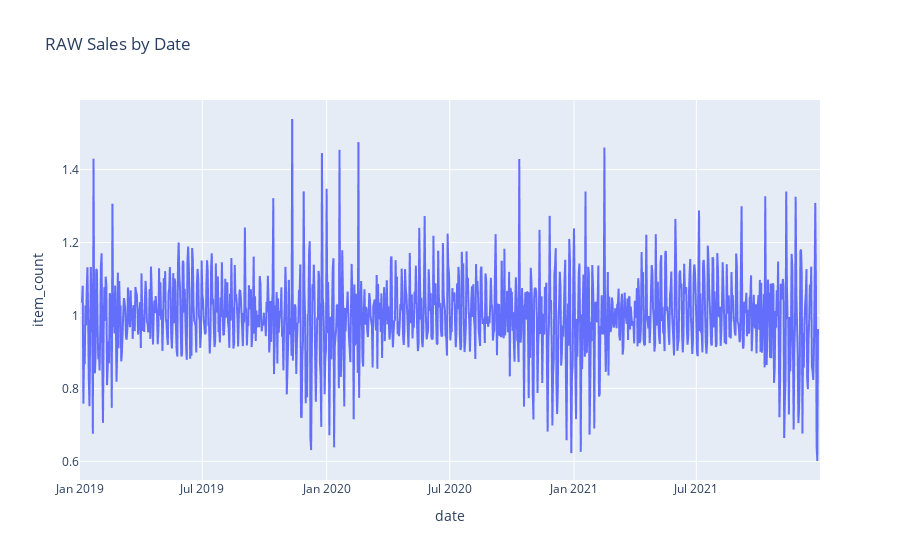

Write notebook code for a chart like this one.
### Markdown cell above
## Resulting Dataset
Lets see the dataset "flattened".

### Code cell
df_plot2 = df_plot.copy()

df_plot2.item_count = df_plot2.item_count / adjustment.seasonal / adjustment.trend

fig = px.line(df_plot2.reset_index(), x="date", y="item_count", title='RAW Sales by Date')
fig.show()

### Figure 1 — Plotly figure (JSON) as saved in the notebook; plotly's stock layout.template omitted (floating-point values rounded to 4 significant figures; data arrays with more than 128 entries replaced by an {"elided": "..."} marker saying what was removed)
{"data": [{"hovertemplate": "date=%{x}<br>item_count=%{y}<extra></extra>", "legendgroup": "", "line": {"color": "#636efa", "dash": "solid"}, "marker": {"symbol": "circle"}, "mode": "lines", "name": "", "showlegend": false, "type": "scattergl", "x": {"elided": "1096 str values"}, "xaxis": "x", "y": {"elided": "1096 float values"}, "yaxis": "y"}], "layout": {"legend": {"tracegroupgap": 0}, "title": {"text": "RAW Sales by Date"}, "xaxis": {"anchor": "y", "domain": [0, 1], "title": {"text": "date"}}, "yaxis": {"anchor": "x", "domain": [0, 1], "title": {"text": "item_count"}}}}
